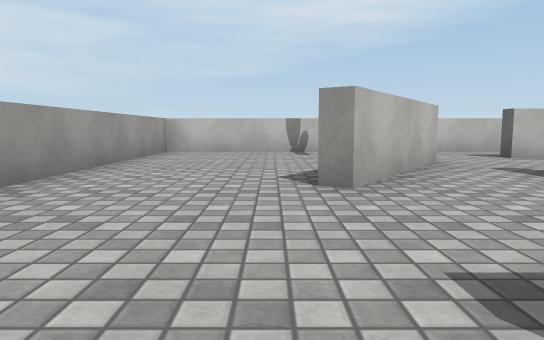
View 1 (above)

12 first-person views from a walk through a Unity game level. The camera is 0.48 m above the floor, tilts 6° down and sees 70° across. The floor is counted in squares, 1 m on a side. Each view is taken from the middle of a square. On the plan, view 1 faces up. The plan holds only what a view shows up to about 9 squares ahead; the rest is blank. The place goes on beyond the plan. Some animated figures are not drawn. Surface patterns are stand-ins for the level's own textures.

View 2
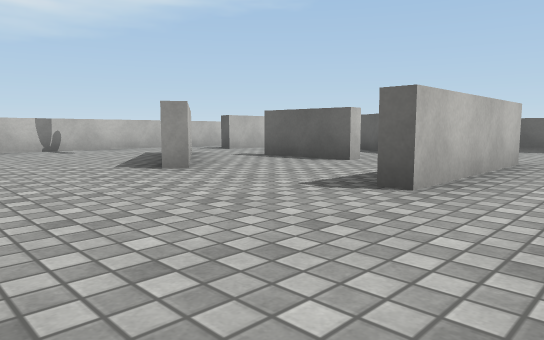

View 3
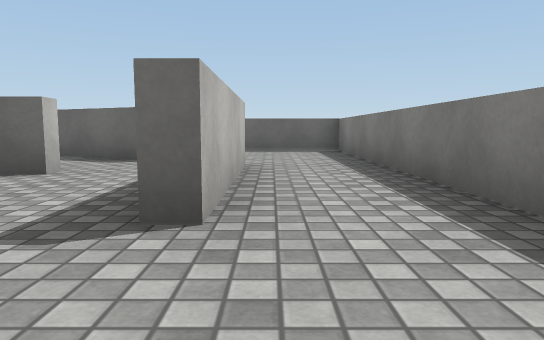

View 4
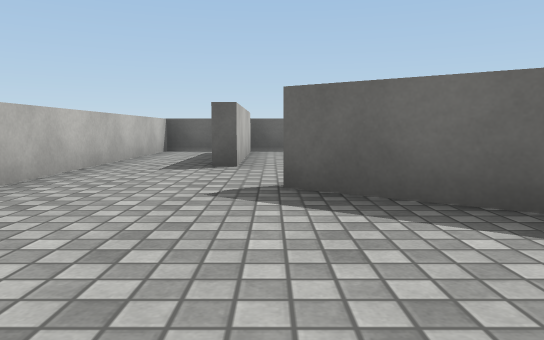

View 5
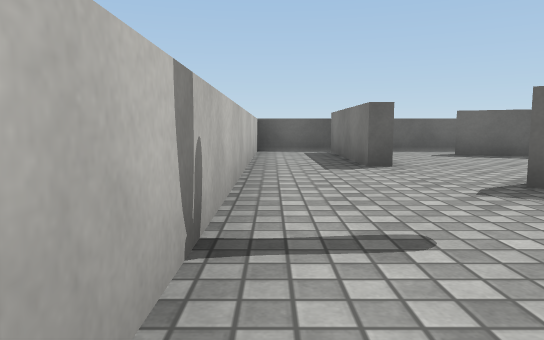

View 6
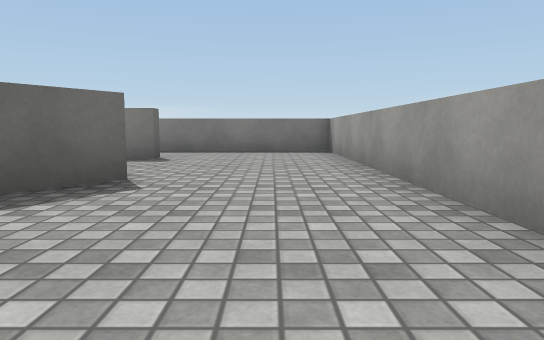

View 7
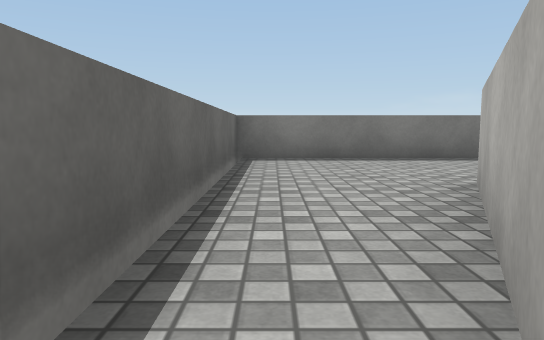

View 8
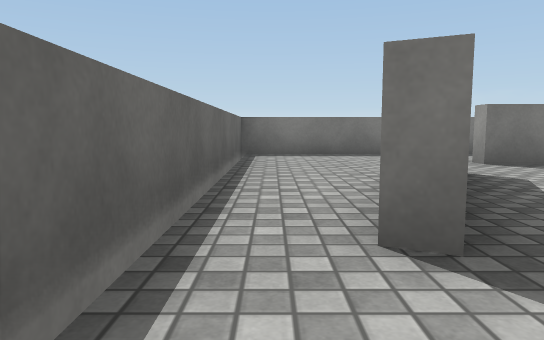

View 9
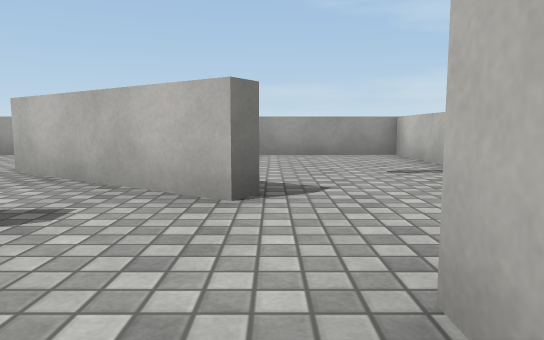

View 10
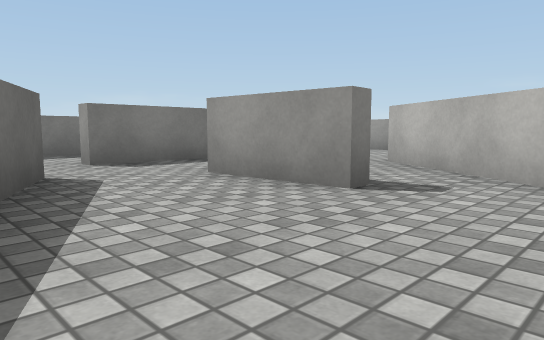

View 11
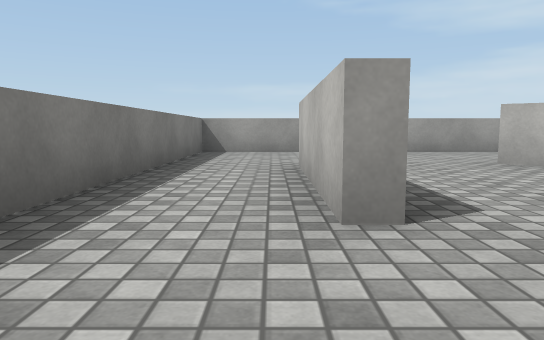

View 12
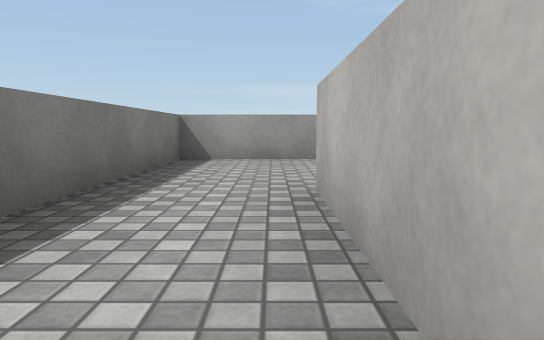

### Floor plan
Points are (right, up) in squares from view 1. A wall is a line through its corners. A room is listed if a view was taken in it or the views show most of it. See-through windows are left out.
Room 1 (views 1, 2, 3, 4, 5, 6, 7, 8, 9, 10, 11, 12)
walls: (3.1, 2.4) (3, 4.2) (3.3, 4.2) (3.4, 2.4) (3.1, 2.4); (0.7, 3.1) (0.4, 3.3) (2.2, 5.9) (2.4, 5.7) (0.7, 3.1); (0.9, 0.7) (4.1, 0.7) (4.1, 0.4) (0.9, 0.4) (0.9, 0.7); (4.9, 1.7) (6.3, 4.6) (6.6, 4.4) (5.2, 1.6); (7.1, 6.5) (4, 6.5) (4, 6.8) (7.2, 6.8); (-2.3, -1.5) (7.6, -1.5) (7.6, 8.3) (-2.3, 8.3) (-2.3, -1.5)

Where each view was taken, in squares from view 1:
view 1: 0 up, 0 right, facing up
view 2: 1 down, 2 left, facing up-right
view 3: 0 up, 1 left, facing right
view 4: 6 up, 1 left, facing right
view 5: 8 up, 1 left, facing right
view 6: 7 up, 1 left, facing down
view 7: 5 up, 7 right, facing down
view 8: 6 up, 7 right, facing down
view 9: 6 up, 5 right, facing left
view 10: 6 up, 6 right, facing down-left
view 11: 0 up, 6 right, facing left
view 12: 0 up, 4 right, facing left
